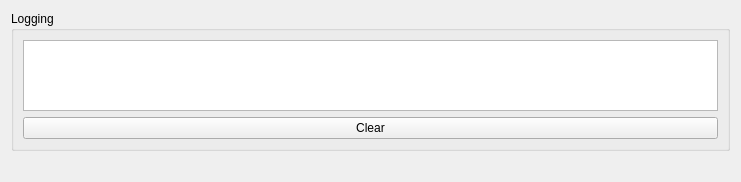
   <widget class="QWidget" name="widget_control" native="true">
    <property name="geometry">
     <rect>
      <x>10</x>
      <y>720</y>
      <width>741</width>
      <height>131</height>
     </rect>
    </property>
    <layout class="QVBoxLayout" name="verticalLayout_3">
     <item>
      <widget class="QGroupBox" name="groupBox_log">
       <property name="sizePolicy">
        <sizepolicy hsizetype="Fixed" vsizetype="Fixed">
         <horstretch>0</horstretch>
         <verstretch>0</verstretch>
        </sizepolicy>
       </property>
       <property name="maximumSize">
        <size>
         <width>864</width>
         <height>140</height>
        </size>
       </property>
       <property name="title">
        <string>Logging</string>
       </property>
       <layout class="QGridLayout" name="gridLayout_3">
        <item row="0" column="0">
         <widget class="QListView" name="view_logging">
          <property name="sizePolicy">
           <sizepolicy hsizetype="Expanding" vsizetype="Expanding">
            <horstretch>0</horstretch>
            <verstretch>0</verstretch>
           </sizepolicy>
          </property>
         </widget>
        </item>
        <item row="1" column="0">
         <widget class="QPushButton" name="button_clear_log">
          <property name="sizePolicy">
           <sizepolicy hsizetype="Minimum" vsizetype="Preferred">
            <horstretch>0</horstretch>
            <verstretch>0</verstretch>
           </sizepolicy>
          </property>
          <property name="minimumSize">
           <size>
            <width>0</width>
            <height>0</height>
           </size>
          </property>
          <property name="text">
           <string>Clear</string>
          </property>
         </widget>
        </item>
       </layout>
      </widget>
     </item>
     <item>
      <spacer name="horizontalSpacer">
       <property name="orientation">
        <enum>Qt::Horizontal</enum>
       </property>
       <property name="sizeHint" stdset="0">
        <size>
         <width>697</width>
         <height>20</height>
        </size>
       </property>
      </spacer>
     </item>
    </layout>
   </widget>
